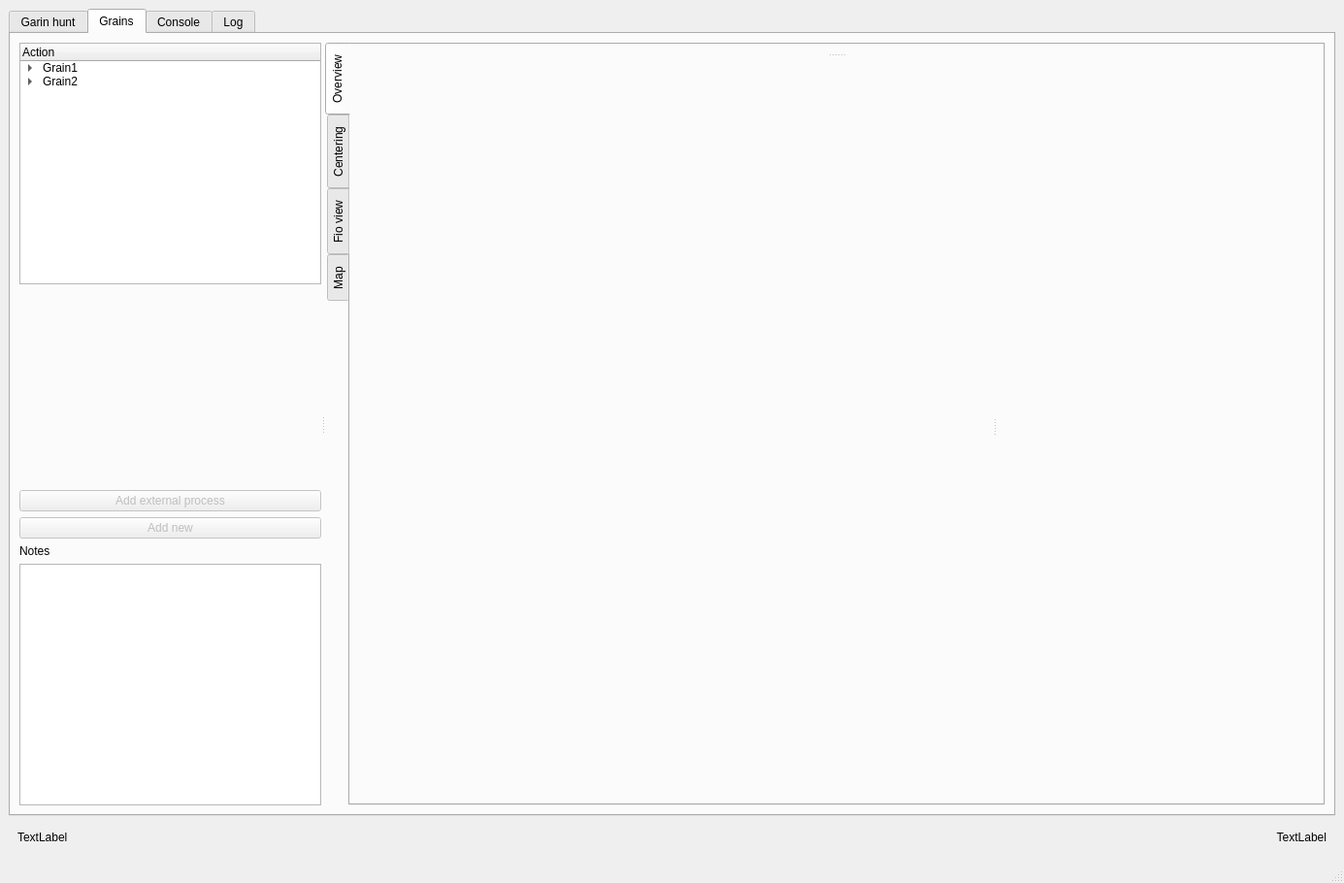
<?xml version="1.0" encoding="UTF-8"?>
<ui version="4.0">
 <class>MainWindow</class>
 <widget class="QMainWindow" name="MainWindow">
  <property name="geometry">
   <rect>
    <x>0</x>
    <y>0</y>
    <width>1385</width>
    <height>910</height>
   </rect>
  </property>
  <property name="windowTitle">
   <string>MainWindow</string>
  </property>
  <widget class="QWidget" name="centralwidget">
   <layout class="QVBoxLayout" name="verticalLayout">
    <item>
     <widget class="QTabWidget" name="tabWidget">
      <property name="layoutDirection">
       <enum>Qt::LeftToRight</enum>
      </property>
      <property name="tabPosition">
       <enum>QTabWidget::North</enum>
      </property>
      <property name="currentIndex">
       <number>1</number>
      </property>
      <widget class="QWidget" name="tab">
       <attribute name="title">
        <string>Garin hunt</string>
       </attribute>
      </widget>
      <widget class="QWidget" name="tab_2">
       <attribute name="title">
        <string>Grains</string>
       </attribute>
       <layout class="QHBoxLayout" name="horizontalLayout">
        <item>
         <widget class="QSplitter" name="splitter_2">
          <property name="orientation">
           <enum>Qt::Horizontal</enum>
          </property>
          <widget class="QSplitter" name="splitter">
           <property name="orientation">
            <enum>Qt::Horizontal</enum>
           </property>
           <widget class="QWidget" name="widget_left" native="true">
            <property name="minimumSize">
             <size>
              <width>200</width>
              <height>0</height>
             </size>
            </property>
            <property name="maximumSize">
             <size>
              <width>400</width>
              <height>16777215</height>
             </size>
            </property>
            <layout class="QVBoxLayout" name="verticalLayout_2">
             <item>
              <widget class="QTreeWidget" name="treeWidget">
               <property name="minimumSize">
                <size>
                 <width>0</width>
                 <height>0</height>
                </size>
               </property>
               <property name="maximumSize">
                <size>
                 <width>16777215</width>
                 <height>16777215</height>
                </size>
               </property>
               <column>
                <property name="text">
                 <string>Action</string>
                </property>
               </column>
               <item>
                <property name="text">
                 <string>Grain1</string>
                </property>
                <item>
                 <property name="text">
                  <string>Initial</string>
                 </property>
                </item>
                <item>
                 <property name="text">
                  <string>Proc1</string>
                 </property>
                </item>
                <item>
                 <property name="text">
                  <string>Proc2</string>
                 </property>
                </item>
               </item>
               <item>
                <property name="text">
                 <string>Grain2</string>
                </property>
                <item>
                 <property name="text">
                  <string>Initial</string>
                 </property>
                </item>
                <item>
                 <property name="text">
                  <string>Proc1</string>
                 </property>
                </item>
                <item>
                 <property name="text">
                  <string>Proc2</string>
                 </property>
                </item>
                <item>
                 <property name="text">
                  <string>Proc3</string>
                 </property>
                </item>
                <item>
                 <property name="text">
                  <string>Proc3.1</string>
                 </property>
                </item>
               </item>
              </widget>
             </item>
             <item>
              <widget class="TreeWidget" name="widget_pgtree" native="true">
               <property name="minimumSize">
                <size>
                 <width>0</width>
                 <height>200</height>
                </size>
               </property>
              </widget>
             </item>
             <item>
              <widget class="QPushButton" name="pushButton_2">
               <property name="enabled">
                <bool>false</bool>
               </property>
               <property name="toolTip">
                <string>Add a process separator at the end of all grain objects. E.g. 20 load cycles</string>
               </property>
               <property name="text">
                <string>Add external process</string>
               </property>
              </widget>
             </item>
             <item>
              <widget class="QPushButton" name="pushButton">
               <property name="enabled">
                <bool>false</bool>
               </property>
               <property name="text">
                <string>Add new</string>
               </property>
              </widget>
             </item>
             <item>
              <widget class="QLabel" name="label">
               <property name="text">
                <string>Notes</string>
               </property>
              </widget>
             </item>
             <item>
              <widget class="QTextEdit" name="textEdit"/>
             </item>
            </layout>
           </widget>
          </widget>
          <widget class="QTabWidget" name="tabWidget_right">
           <property name="enabled">
            <bool>true</bool>
           </property>
           <property name="tabPosition">
            <enum>QTabWidget::West</enum>
           </property>
           <property name="currentIndex">
            <number>0</number>
           </property>
           <widget class="QWidget" name="overview">
            <attribute name="title">
             <string>Overview</string>
            </attribute>
            <layout class="QVBoxLayout" name="verticalLayout_3">
             <item>
              <widget class="QSplitter" name="splitter_3">
               <property name="orientation">
                <enum>Qt::Vertical</enum>
               </property>
               <widget class="QWidget" name="widget_2" native="true">
                <property name="sizePolicy">
                 <sizepolicy hsizetype="Preferred" vsizetype="Preferred">
                  <horstretch>0</horstretch>
                  <verstretch>1</verstretch>
                 </sizepolicy>
                </property>
                <layout class="QHBoxLayout" name="horizontalLayout_2">
                 <property name="topMargin">
                  <number>0</number>
                 </property>
                 <property name="rightMargin">
                  <number>9</number>
                 </property>
                 <property name="bottomMargin">
                  <number>0</number>
                 </property>
                 <item>
                  <widget class="PlotWidget" name="widget_plot1" native="true"/>
                 </item>
                 <item>
                  <widget class="PlotWidget" name="widget_plot2" native="true"/>
                 </item>
                 <item>
                  <widget class="PlotWidget" name="widget_plot3" native="true"/>
                 </item>
                </layout>
               </widget>
               <widget class="QWidget" name="widget_3" native="true">
                <property name="sizePolicy">
                 <sizepolicy hsizetype="Preferred" vsizetype="Preferred">
                  <horstretch>0</horstretch>
                  <verstretch>3</verstretch>
                 </sizepolicy>
                </property>
                <layout class="QVBoxLayout" name="verticalLayout_4">
                 <property name="topMargin">
                  <number>0</number>
                 </property>
                 <property name="bottomMargin">
                  <number>0</number>
                 </property>
                 <item>
                  <widget class="QSplitter" name="splitter_4">
                   <property name="orientation">
                    <enum>Qt::Horizontal</enum>
                   </property>
                   <widget class="GraphicsLayoutWidget" name="glw1" native="true">
                    <property name="sizePolicy">
                     <sizepolicy hsizetype="Preferred" vsizetype="Preferred">
                      <horstretch>2</horstretch>
                      <verstretch>0</verstretch>
                     </sizepolicy>
                    </property>
                    <property name="baseSize">
                     <size>
                      <width>0</width>
                      <height>0</height>
                     </size>
                    </property>
                   </widget>
                   <widget class="GraphicsLayoutWidget" name="glw2" native="true">
                    <property name="sizePolicy">
                     <sizepolicy hsizetype="Preferred" vsizetype="Preferred">
                      <horstretch>1</horstretch>
                      <verstretch>0</verstretch>
                     </sizepolicy>
                    </property>
                    <property name="baseSize">
                     <size>
                      <width>0</width>
                      <height>1</height>
                     </size>
                    </property>
                   </widget>
                  </widget>
                 </item>
                </layout>
               </widget>
              </widget>
             </item>
            </layout>
           </widget>
           <widget class="QWidget" name="centering">
            <attribute name="title">
             <string>Centering</string>
            </attribute>
            <layout class="QVBoxLayout" name="verticalLayout_5">
             <item>
              <widget class="QSplitter" name="splitter_5">
               <property name="sizePolicy">
                <sizepolicy hsizetype="Preferred" vsizetype="Expanding">
                 <horstretch>0</horstretch>
                 <verstretch>3</verstretch>
                </sizepolicy>
               </property>
               <property name="orientation">
                <enum>Qt::Vertical</enum>
               </property>
               <widget class="QWidget" name="widget" native="true">
                <layout class="QHBoxLayout" name="horizontalLayout_4">
                 <property name="topMargin">
                  <number>0</number>
                 </property>
                 <property name="bottomMargin">
                  <number>0</number>
                 </property>
                 <item>
                  <widget class="PlotWidget" name="widget_plot4" native="true"/>
                 </item>
                 <item>
                  <widget class="PlotWidget" name="widget_plot5" native="true"/>
                 </item>
                 <item>
                  <widget class="PlotWidget" name="widget_plot6" native="true"/>
                 </item>
                </layout>
               </widget>
               <widget class="QWidget" name="widget_4" native="true">
                <layout class="QHBoxLayout" name="horizontalLayout_5">
                 <property name="topMargin">
                  <number>0</number>
                 </property>
                 <property name="bottomMargin">
                  <number>0</number>
                 </property>
                 <item>
                  <widget class="GraphicsLayoutWidget" name="glw3" native="true"/>
                 </item>
                 <item>
                  <widget class="GraphicsLayoutWidget" name="glw4" native="true"/>
                 </item>
                 <item>
                  <widget class="GraphicsLayoutWidget" name="glw5" native="true"/>
                 </item>
                </layout>
               </widget>
              </widget>
             </item>
             <item>
              <widget class="QWidget" name="widget_7" native="true">
               <property name="enabled">
                <bool>true</bool>
               </property>
               <property name="minimumSize">
                <size>
                 <width>0</width>
                 <height>0</height>
                </size>
               </property>
               <layout class="QGridLayout" name="gridLayout_2">
                <property name="leftMargin">
                 <number>9</number>
                </property>
                <property name="topMargin">
                 <number>0</number>
                </property>
                <property name="bottomMargin">
                 <number>0</number>
                </property>
                <item row="0" column="3">
                 <widget class="QCheckBox" name="checkBox_maxproj_2">
                  <property name="text">
                   <string>Max projection</string>
                  </property>
                  <property name="checked">
                   <bool>false</bool>
                  </property>
                 </widget>
                </item>
                <item row="0" column="8">
                 <widget class="QSpinBox" name="spinBox_3">
                  <property name="maximumSize">
                   <size>
                    <width>50</width>
                    <height>16777215</height>
                   </size>
                  </property>
                 </widget>
                </item>
                <item row="0" column="1">
                 <widget class="QCheckBox" name="checkBox_4">
                  <property name="text">
                   <string>Auto levels</string>
                  </property>
                 </widget>
                </item>
                <item row="0" column="7">
                 <widget class="QCheckBox" name="checkBox_6">
                  <property name="text">
                   <string>Auto levels</string>
                  </property>
                 </widget>
                </item>
                <item row="0" column="4">
                 <widget class="QCheckBox" name="checkBox_5">
                  <property name="text">
                   <string>Auto levels</string>
                  </property>
                 </widget>
                </item>
                <item row="0" column="0">
                 <widget class="QCheckBox" name="checkBox_maxproj_1">
                  <property name="text">
                   <string>Max projection</string>
                  </property>
                 </widget>
                </item>
                <item row="0" column="2">
                 <widget class="QSpinBox" name="spinBox_1">
                  <property name="maximumSize">
                   <size>
                    <width>50</width>
                    <height>16777215</height>
                   </size>
                  </property>
                 </widget>
                </item>
                <item row="0" column="5">
                 <widget class="QSpinBox" name="spinBox_2">
                  <property name="maximumSize">
                   <size>
                    <width>50</width>
                    <height>16777215</height>
                   </size>
                  </property>
                 </widget>
                </item>
                <item row="0" column="6">
                 <widget class="QCheckBox" name="checkBox_maxproj_3">
                  <property name="text">
                   <string>Max projection</string>
                  </property>
                  <property name="checked">
                   <bool>false</bool>
                  </property>
                 </widget>
                </item>
                <item row="1" column="0">
                 <widget class="QCheckBox" name="checkBox">
                  <property name="enabled">
                   <bool>false</bool>
                  </property>
                  <property name="toolTip">
                   <string extracomment="Apply detector specific mask to three detector images"/>
                  </property>
                  <property name="text">
                   <string>Apply mask (all images)</string>
                  </property>
                 </widget>
                </item>
               </layout>
              </widget>
             </item>
             <item>
              <widget class="QWidget" name="widget_5" native="true">
               <property name="sizePolicy">
                <sizepolicy hsizetype="Preferred" vsizetype="Preferred">
                 <horstretch>0</horstretch>
                 <verstretch>1</verstretch>
                </sizepolicy>
               </property>
               <property name="minimumSize">
                <size>
                 <width>0</width>
                 <height>50</height>
                </size>
               </property>
               <layout class="QHBoxLayout" name="horizontalLayout_6">
                <property name="topMargin">
                 <number>0</number>
                </property>
                <property name="bottomMargin">
                 <number>0</number>
                </property>
                <item>
                 <widget class="QTextEdit" name="textEdit_1"/>
                </item>
                <item>
                 <widget class="QTextEdit" name="textEdit_2"/>
                </item>
                <item>
                 <widget class="QTextEdit" name="textEdit_3"/>
                </item>
               </layout>
              </widget>
             </item>
             <item>
              <widget class="QWidget" name="widget_6" native="true">
               <property name="minimumSize">
                <size>
                 <width>0</width>
                 <height>0</height>
                </size>
               </property>
               <layout class="QGridLayout" name="gridLayout">
                <property name="topMargin">
                 <number>0</number>
                </property>
                <property name="bottomMargin">
                 <number>0</number>
                </property>
                <property name="verticalSpacing">
                 <number>3</number>
                </property>
                <item row="0" column="2">
                 <widget class="QPushButton" name="pushButton_eval2">
                  <property name="text">
                   <string>(re)evaluate</string>
                  </property>
                 </widget>
                </item>
                <item row="1" column="2">
                 <widget class="QPushButton" name="pushButton_evalall">
                  <property name="text">
                   <string>Evaluate all</string>
                  </property>
                 </widget>
                </item>
                <item row="1" column="0">
                 <widget class="QPushButton" name="pushButton_redefROI">
                  <property name="text">
                   <string>New ROI</string>
                  </property>
                 </widget>
                </item>
                <item row="0" column="1">
                 <widget class="QPushButton" name="pushButton_fio1">
                  <property name="text">
                   <string>Inspect FIO</string>
                  </property>
                 </widget>
                </item>
                <item row="0" column="4">
                 <widget class="QPushButton" name="pushButton_eval3">
                  <property name="text">
                   <string>(re)evaluate</string>
                  </property>
                 </widget>
                </item>
                <item row="0" column="0">
                 <widget class="QPushButton" name="pushButton_eval1">
                  <property name="text">
                   <string>(re)evaluate</string>
                  </property>
                 </widget>
                </item>
                <item row="0" column="3">
                 <widget class="QPushButton" name="pushButton_fio2">
                  <property name="text">
                   <string>Inspect FIO</string>
                  </property>
                 </widget>
                </item>
                <item row="0" column="5">
                 <widget class="QPushButton" name="pushButton_fio3">
                  <property name="text">
                   <string>Inspect FIO</string>
                  </property>
                 </widget>
                </item>
               </layout>
              </widget>
             </item>
            </layout>
           </widget>
           <widget class="QWidget" name="tab_fioview">
            <property name="enabled">
             <bool>true</bool>
            </property>
            <attribute name="title">
             <string>Fio view</string>
            </attribute>
            <layout class="QVBoxLayout" name="verticalLayout_8">
             <item>
              <widget class="QTextEdit" name="textEdit_4">
               <property name="readOnly">
                <bool>true</bool>
               </property>
               <property name="textInteractionFlags">
                <set>Qt::TextSelectableByMouse</set>
               </property>
              </widget>
             </item>
            </layout>
           </widget>
           <widget class="QWidget" name="map">
            <attribute name="title">
             <string>Map</string>
            </attribute>
            <layout class="QVBoxLayout" name="verticalLayout_6">
             <item>
              <widget class="GraphicsLayoutWidget" name="glwmap" native="true"/>
             </item>
            </layout>
           </widget>
          </widget>
         </widget>
        </item>
       </layout>
      </widget>
      <widget class="QWidget" name="tab_3">
       <attribute name="title">
        <string>Console</string>
       </attribute>
       <layout class="QVBoxLayout" name="verticalLayout_7">
        <item>
         <widget class="ConsoleWidget" name="widget_console" native="true"/>
        </item>
       </layout>
      </widget>
      <widget class="QWidget" name="tab_4">
       <attribute name="title">
        <string>Log</string>
       </attribute>
      </widget>
     </widget>
    </item>
    <item>
     <widget class="QWidget" name="widget_status" native="true">
      <layout class="QHBoxLayout" name="horizontalLayout_3">
       <item>
        <widget class="QLabel" name="label_status_left">
         <property name="text">
          <string>TextLabel</string>
         </property>
        </widget>
       </item>
       <item>
        <widget class="QLabel" name="label_status_right">
         <property name="text">
          <string>TextLabel</string>
         </property>
         <property name="alignment">
          <set>Qt::AlignRight|Qt::AlignTrailing|Qt::AlignVCenter</set>
         </property>
        </widget>
       </item>
      </layout>
     </widget>
    </item>
   </layout>
  </widget>
  <widget class="QMenuBar" name="menubar">
   <property name="geometry">
    <rect>
     <x>0</x>
     <y>0</y>
     <width>1385</width>
     <height>22</height>
    </rect>
   </property>
  </widget>
  <widget class="QStatusBar" name="statusbar"/>
 </widget>
 <customwidgets>
  <customwidget>
   <class>PlotWidget</class>
   <extends>QWidget</extends>
   <header>pyqtgraph</header>
   <container>1</container>
  </customwidget>
  <customwidget>
   <class>GraphicsLayoutWidget</class>
   <extends>QWidget</extends>
   <header>pyqtgraph</header>
   <container>1</container>
  </customwidget>
  <customwidget>
   <class>ConsoleWidget</class>
   <extends>QWidget</extends>
   <header>pyqtgraph.console</header>
   <container>1</container>
  </customwidget>
  <customwidget>
   <class>TreeWidget</class>
   <extends>QWidget</extends>
   <header>pyqtgraph</header>
   <container>1</container>
  </customwidget>
 </customwidgets>
 <resources/>
 <connections/>
</ui>
